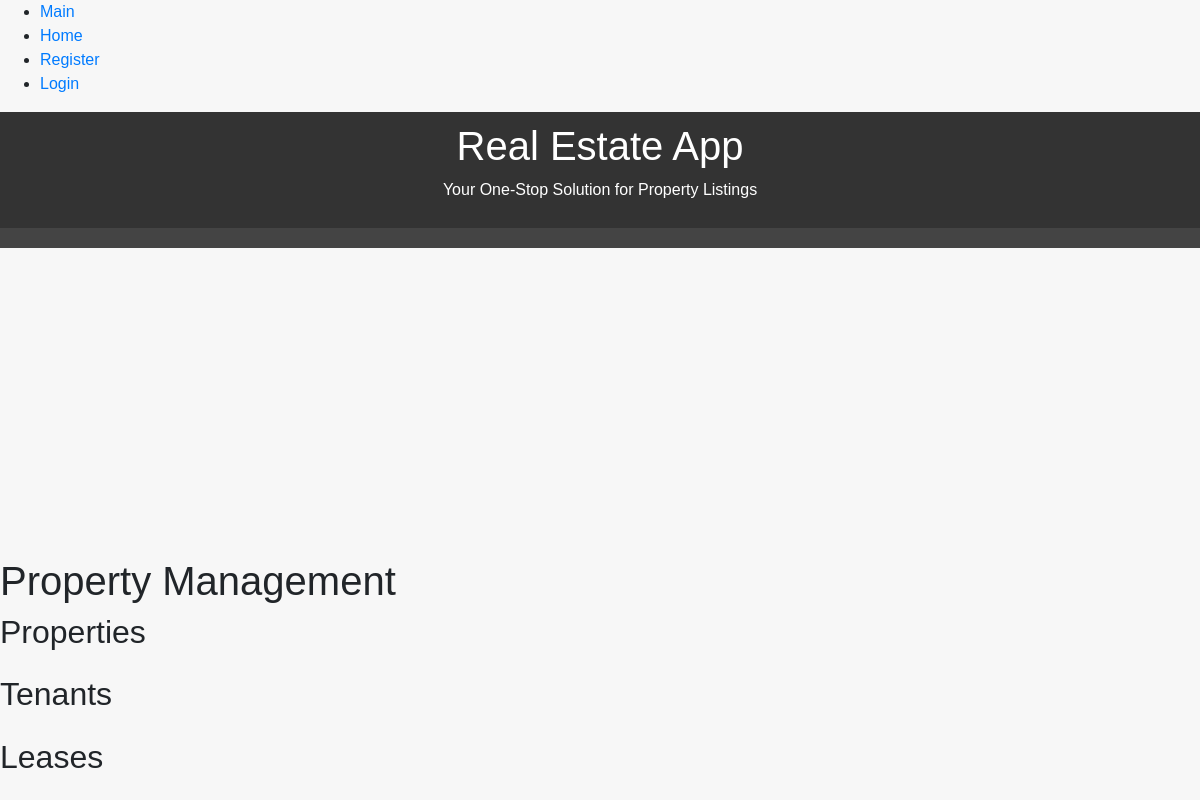
Before: /main/ with the older database file.
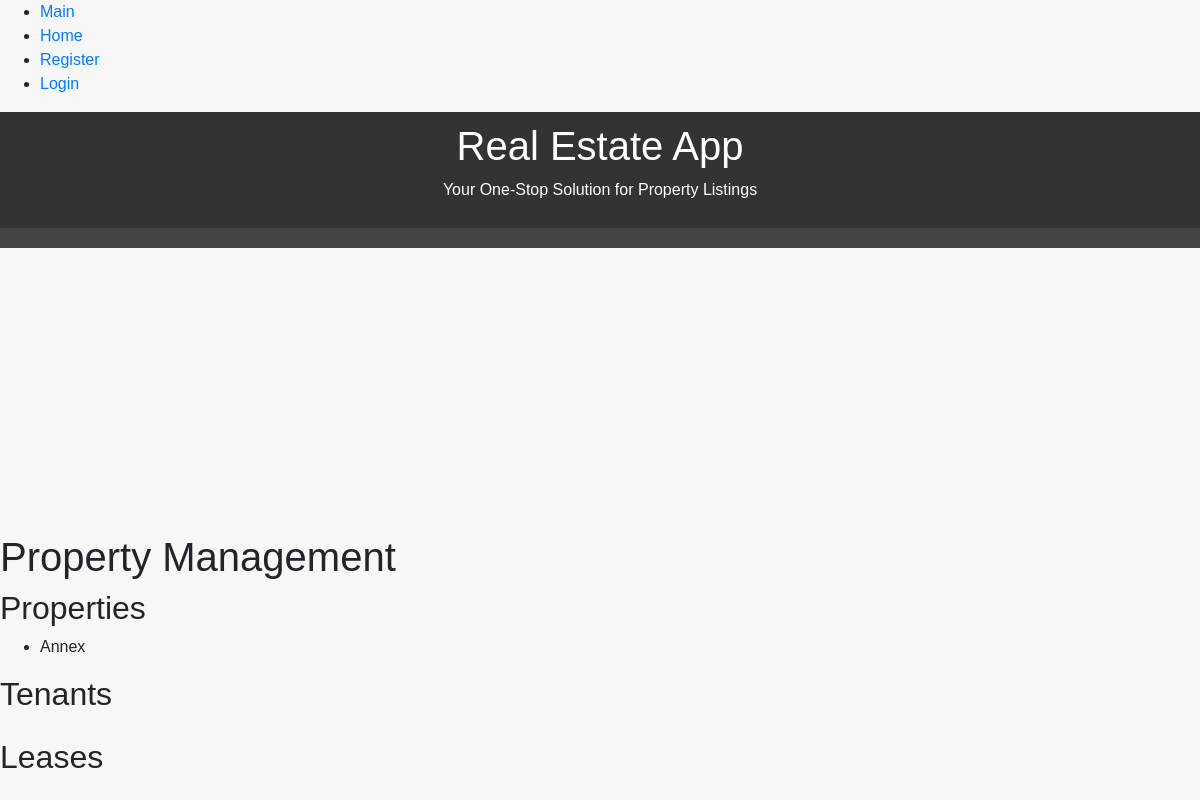
After: the same page with the newer database file.
### coreApp/models.py (models this page shows, shortened)
class Property_model(models.Model):
    name = models.CharField(max_length=255)
    address = models.CharField(max_length=255)
    size = models.PositiveIntegerField()
    num_rooms = models.PositiveIntegerField()
    AMENITIES_CHOICES = [
        ('balcony', 'Balcony'),
        ('gym', 'Gym'),
        ('pool', 'Swimming Pool'),
    ]
    amenities = models.TextField(choices=AMENITIES_CHOICES)
    rental_price = models.DecimalField(max_digits=10, decimal_places=2)
    status = models.CharField(max_length=50)

### coreApp/views.py (the view)
# urls.py: path('main/', views.Core_View, name= 'main'),
def Core_View(request):
    properties = Property_model.objects.all()
    tenants = Tenant_model.objects.all()
    leases = Lease_model.objects.all()
    maintenance_requests = MaintenanceRequest_model.objects.all()
    payments = Payment_model.objects.all()
    invoices = Invoice_model.objects.all()
    context = {
        'properties': properties,
        'tenants': tenants,
        'leases': leases,
        'maintenance_requests': maintenance_requests,
        'payments': payments,
        'invoices': invoices,
    }
    return render(request, 'main.html', context)

### coreApp/templates/main.html (shortened to what this page needs)
{% include 'commons/base.html' %}
{% block content %}
<!DOCTYPE html>
<html>
<head>
</head>
<body>
    <h1>Property Management</h1>
    <h2>Properties</h2>
    <ul>
        {% for property in properties %}
            <li>{{ property.name }}</li>
        {% endfor %}
    </ul>
    <h2>Tenants</h2>
    <h2>Leases</h2>
</body>
</html>
{% endblock %}

### accounts/templates/commons/base.html (shortened to what this page needs)
<!DOCTYPE html>
<html lang="en">
<head>
    <link rel="stylesheet" href="https://stackpath.bootstrapcdn.com/bootstrap/4.5.2/css/bootstrap.min.css">
</head>
<body>
    {% include 'commons/header.html' %}
    <div class="header">
        <h1>Real Estate App</h1>
        <p>Your One-Stop Solution for Property Listings</p>
    </div>
    <div class="nav-menu">
    </div>
    <div class="content">
    </div>
</body>
</html>

### accounts/templates/commons/header.html (shortened to what this page needs)
{% load static %}
{% block content %}
<nav>
    <ul>
        <li><a href="{% url 'coreApp:main' %}"> Main</a></li>
        <li><a href="{% url 'coreApp:home' %}"> Home</a></li>
        {% if user.is_authenticated %}
        <a href="#" style ="color: #ffefef;"> { Welcome back-{{ user.username
        }}}</a>
        <li><a href="{% url 'accounts:logout' %}">logout</a></li>
        {% else %}
        <li><a href="{% url 'accounts:register' %}">Register</a></li>
        <li><a href="{% url 'accounts:login' %}">Login</a></li>
        {% endif %}
    </ul>
</nav>
{% endblock %}

### accounts/templates/commons/base.html (style rules this page uses)
body { display: flex; flex-direction: column; min-height: 100vh; margin: 0; font-family: Arial, sans-serif; background-color: #f7f7f7; }
.header { background-color: #333; color: #fff; padding: 10px; text-align: center; }
.nav-menu { background-color: #444; color: #fff; padding: 10px; display: flex; justify-content: space-between; align-items: center; }
.content { flex: 1; padding: 20px; }

Changed rows visible on the page:
added Property_model: name "Annex"
